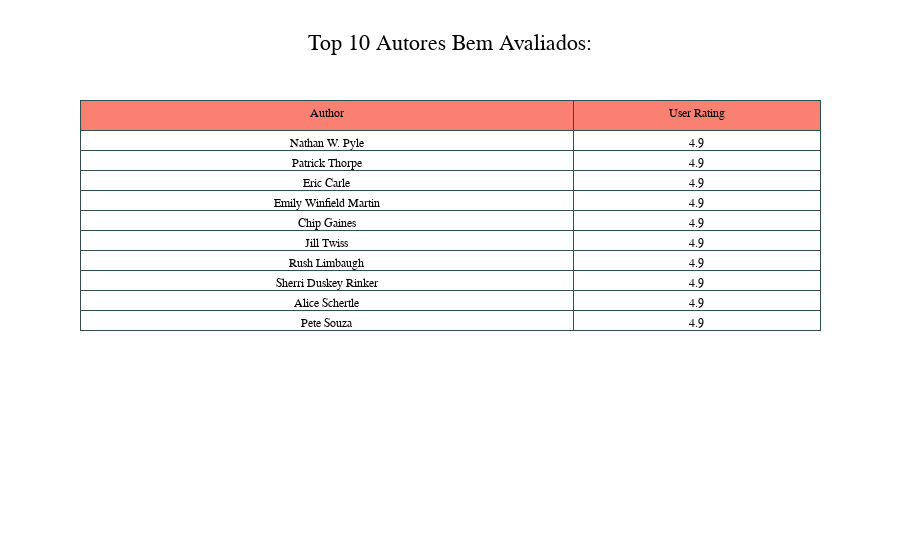

Notebook code cell kept with this figure:
### Markdown cell above
#### Autores Mais Bem Avaliados:

### Code cell
# Visualização em tabela dos melhores autores:
fig_1 = make_subplots(rows=1, cols=1, subplot_titles=(""))


# Parâmetros da tabela:
fig_1.add_trace(go.Table(columnorder = [1,2],
                         columnwidth = [20,10],
                         header=dict(values=authors_by_rating.columns, 
                                     line_color='darkslategray',
                                     fill_color='Salmon',
                                     height=30),
                         cells=dict(values=[authors_by_rating['Author'][:10],
                                    authors_by_rating['User Rating'][:10]], 
                                    line_color='darkslategray',
                                    fill_color='White')))

# Parâmetros para exibição da tabela:
fig_1.update_layout(showlegend=False, 
                    title_text='Top 10 Autores Bem Avaliados:', 
                    title_font_size=22, 
                    title_font_family='Arial', 
                    title_x=0.5,
                    font=dict(family='Arial', 
                              size=12, 
                              color='black'))

# Exibindo a tabela
fig_1.show()

### Figure 1 — Plotly figure (JSON) as saved in the notebook; plotly's stock layout.template omitted (floating-point values rounded to 4 significant figures)
{"data": [{"cells": {"fill": {"color": "White"}, "line": {"color": "darkslategray"}, "values": [["Nathan W. Pyle", "Patrick Thorpe", "Eric Carle", "Emily Winfield Martin", "Chip Gaines", "Jill Twiss", "Rush Limbaugh", "Sherri Duskey Rinker", "Alice Schertle", "Pete Souza"], [4.9, 4.9, 4.9, 4.9, 4.9, 4.9, 4.9, 4.9, 4.9, 4.9]]}, "columnorder": [1, 2], "columnwidth": [20, 10], "header": {"fill": {"color": "Salmon"}, "height": 30, "line": {"color": "darkslategray"}, "values": ["Author", "User Rating"]}, "type": "table"}], "layout": {"font": {"color": "black", "family": "Arial", "size": 12}, "showlegend": false, "title": {"font": {"family": "Arial", "size": 22}, "text": "Top 10 Autores Bem Avaliados:", "x": 0.5}, "xaxis": {"anchor": "y", "domain": [0, 1]}, "yaxis": {"anchor": "x", "domain": [0, 1]}}}
